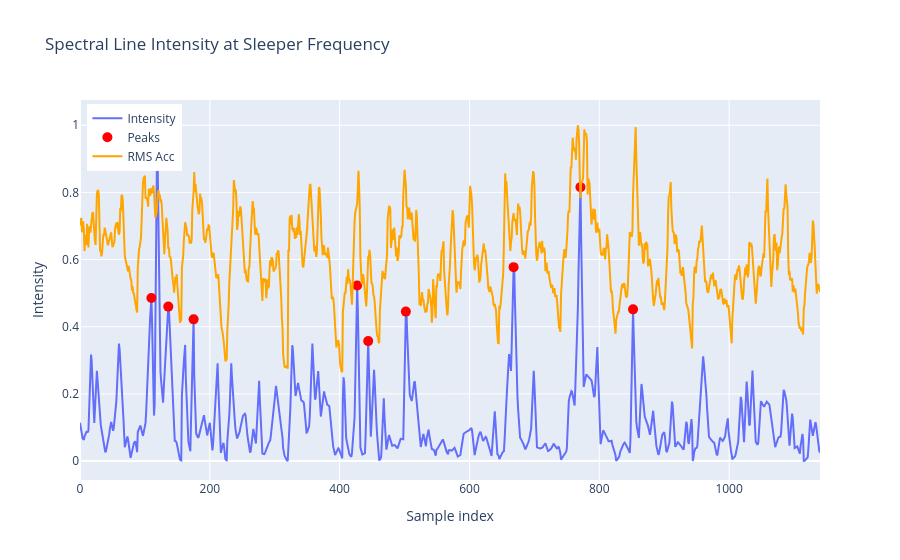

Notebook cell for this chart:
### Markdown cell above
## Plot spatial spectral line corresponding to sleepers

### Code cell
import numpy as np

sleeper_wavelength = 0.66  # meters
sleeper_freq = 1 / sleeper_wavelength
f_i_window = 10

f, t, Sxx = spatial_spectrogram_from_lf_1

i_spectral_line = np.argmin(np.abs(f - sleeper_freq))

intensity = np.mean(
    Sxx[i_spectral_line-f_i_window//2:i_spectral_line+f_i_window//2, :],
    axis=0
    )
intensity /= max(intensity)


n_peaks = 10
peak_mask = [i for i in range(1, len(intensity)-1) if intensity[i] > intensity[i-1] and intensity[i] > intensity[i+1]]
peaks_indices_all = np.argsort(intensity)[::-1]
peaks_indices = [i for i in peaks_indices_all if i in peak_mask][:n_peaks]
print(f"{peaks_indices=}")


import plotly.graph_objects as go

fig = go.Figure()

# Plot the intensity as a line
fig.add_trace(go.Scatter(
    x=list(range(len(intensity))),
    y=intensity,
    mode='lines',
    name='Intensity'
))

# Plot peaks as red markers
fig.add_trace(go.Scatter(
    x=np.array(peaks_indices),
    y=intensity[np.array(peaks_indices)],
    mode='markers',
    marker=dict(color='red', size=10),
    name='Peaks'
))

# Add RMS acceleration on a secondary y-axis
fig.add_trace(go.Scatter(
    x=list(range(len(features_lf_1['z_rolling_rms']))),
    y=features_lf_1['z_rolling_rms']/max(features_lf_1['z_rolling_rms'].values),
    mode='lines',
    line=dict(color='orange'),
    name='RMS Acc'
))

fig.update_layout(
    title='Spectral Line Intensity at Sleeper Frequency',
    xaxis_title='Sample index',
    yaxis=dict(title='Intensity'),
    yaxis2=dict(title='Normalized RMS Acceleration (m/s²)/(m/s²)', overlaying='y', side='right'),
    legend=dict(x=0.01, y=0.99),
)

fig.show()

### Figure 1 — Plotly figure (JSON) as saved in the notebook; plotly's stock layout.template omitted (floating-point values rounded to 4 significant figures; data arrays with more than 128 entries replaced by an {"elided": "..."} marker saying what was removed)
{"data": [{"mode": "lines", "name": "Intensity", "type": "scatter", "x": {"elided": "1141 int values"}, "y": {"elided": "1141 float values"}}, {"marker": {"color": "red", "size": 10}, "mode": "markers", "name": "Peaks", "type": "scatter", "x": [119, 771, 668, 427, 110, 136, 852, 502, 175, 444], "y": [1, 0.8157, 0.5774, 0.5229, 0.4856, 0.4598, 0.4517, 0.445, 0.4219, 0.3571]}, {"line": {"color": "orange"}, "mode": "lines", "name": "RMS Acc", "type": "scatter", "x": {"elided": "1141 int values"}, "y": {"elided": "1141 float values"}}], "layout": {"legend": {"x": 0.01, "y": 0.99}, "title": {"text": "Spectral Line Intensity at Sleeper Frequency"}, "xaxis": {"title": {"text": "Sample index"}}, "yaxis": {"title": {"text": "Intensity"}}, "yaxis2": {"overlaying": "y", "side": "right", "title": {"text": "Normalized RMS Acceleration (m/s²)/(m/s²)"}}}}
